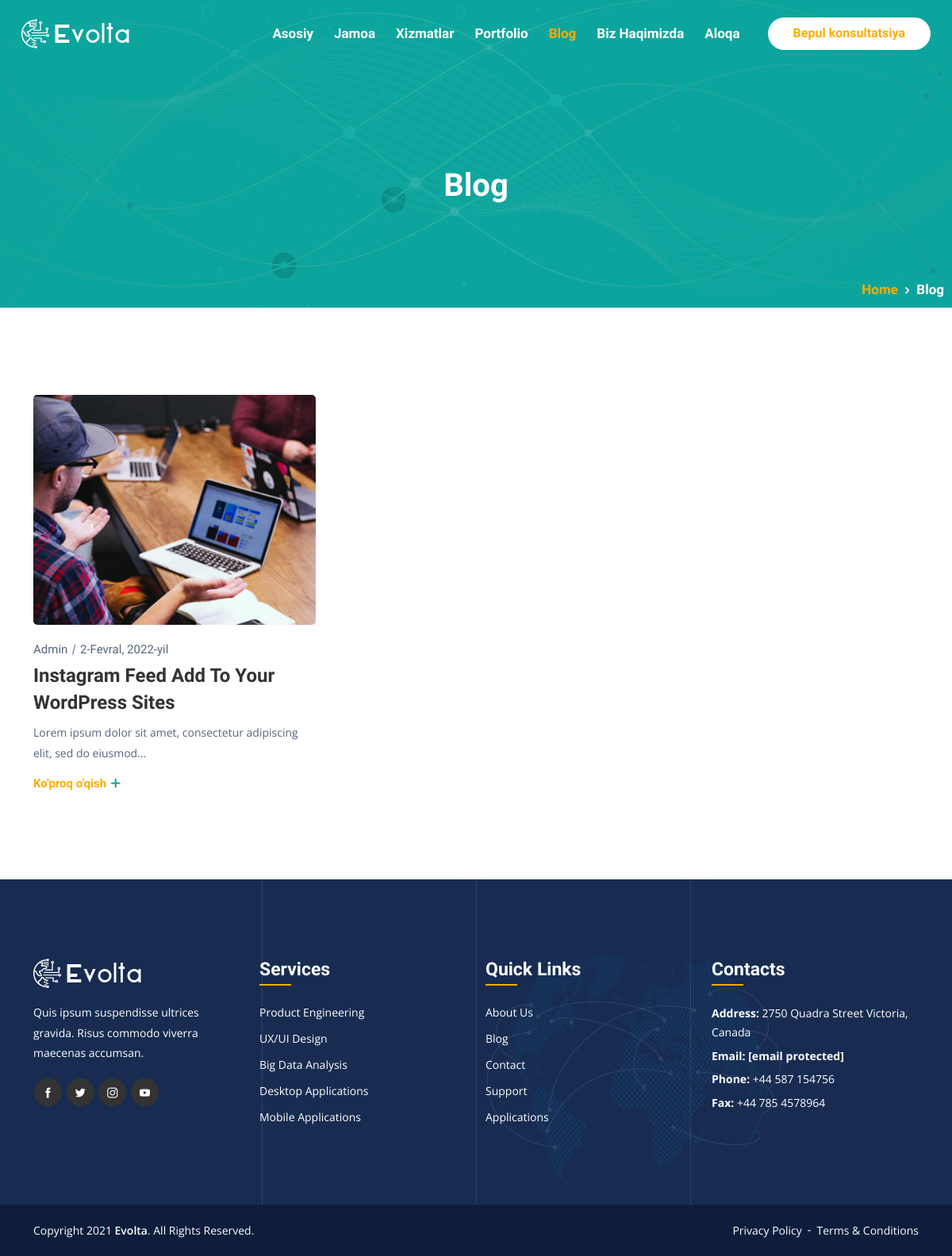
Screenshot of /blog/ with the database file from the repository.
### home/models.py (models this page shows, shortened)
class Blog(models.Model):
    title = models.TextField('Sarlavhasi', max_length=351)
    slug = models.SlugField(max_length=200, unique=True)
    description = models.TextField('Tavsifi', max_length=2000)
    orta_description = models.TextField('Orta Tekst', blank=True, max_length=3001)
    past_description = models.TextField('Pastki Tavsif:', blank=True, max_length=1000)
    paragraph_3 = models.TextField('Paragraf 3', blank=True, max_length=500)
    paragraph_4 = models.TextField('Paragraf 4', blank=True, max_length=500)
    image = models.ImageField('Rasmi', upload_to='images/')
    create_on_date = models.DateField(auto_now=True)
    create_on_time = models.TimeField(auto_now=True)
    class Meta:
        verbose_name = "Blog"
        verbose_name_plural = "Blog"
    def image_tag(self):
        return mark_safe('<img src="{}" height="50">'.format(self.image.url))
    image_tag.short_description = 'Image'

### home/views.py (the view)
# urls.py: path('blog/', views.blogview, name='blog'),
def blogview(request):
    blog_latest = Blog.objects.all().order_by('-id')[:20]
    context = {
        'blog_latest': blog_latest,
    }
    return render(request, 'blog/base.html', context)

### home/context.py (called while the page is built)
def total(request):
    total_latest = Total.objects.all().order_by('-id')[:1]
    context = {
        'total_latest': total_latest,
    }
    return context

def teamview(request):
    team_latest = Team.objects.all().order_by('-id')[:25]
    context = {
        'team_latest': team_latest,
    }
    return context

def portfolioview(request):
    portfolio_latest = Portfolio.objects.all().order_by('-id')[:25]
    context = {
        'portfolio_latest': portfolio_latest,
    }
    return context

### home/templates/blog/base.html (shortened to what this page needs)
<!doctype html>
{% load static %}
<html lang="en">
<head>
    <link rel="stylesheet" href="{% static 'assets/css/bootstrap.min.css' %}">
    <link rel="stylesheet" href="{% static 'assets/css/animate.min.css' %}">
    <link rel="stylesheet" href="{% static 'assets/css/fontawesome.min.css' %}">
    <link rel="stylesheet" href="{% static 'assets/css/boxicons.min.css' %}">
    <link rel="stylesheet" href="{% static 'assets/css/flaticon.css' %}">
    <link rel="stylesheet" href="{% static 'assets/css/owl.carousel.min.css' %}">
    <link rel="stylesheet" href="{% static 'assets/css/owl.theme.default.min.css' %}">
    <link rel="stylesheet" href="{% static 'assets/css/magnific-popup.min.css' %}">
    <link rel="stylesheet" href="{% static 'assets/css/nice-select.css' %}">
    <link rel="stylesheet" href="{% static 'assets/css/meanmenu.css' %}">
    <link rel="stylesheet" href="{% static 'assets/css/progresscircle.min.css' %}">
    <link rel="stylesheet" href="{% static 'assets/css/style.css' %}">
    <link rel="stylesheet" href="{% static 'assets/css/responsive.css' %}">
</head>
<body>
{% block header %}{% include 'components/header/blog/header.html' %}{% endblock %}
{% block index %}{% include 'blog/blog.html' %}{% endblock %}
{% block footer %}{% include 'components/footer.html' %}{% endblock %}
</body>
</html>

### home/templates/blog/blog.html
{% load static %}
<div class="page-title-area">
    <div class="container">
        <div class="page-title-content">
            <h2>Blog</h2>
            <ul>
                <li><a href="#">Home</a></li>
                <li>Blog</li>
            </ul>
        </div>
    </div>
</div>
<section class="blog-area ptb-110">
    <div class="container">
        <div class="row">
            <div class="col-lg-4 col-md-6">
                {% for rs in blog_latest %}
                <div class="single-blog-post">
                    <div class="entry-thumbnail">
                        <a href="{% url 'blog_detail' rs.id rs.slug %}"><img src="{{ rs.image.url }}" alt="image"></a>
                    </div>
                    <div class="entry-post-content">
                        <div class="entry-meta">
                            <ul>
                                <li><a href="#">Admin</a></li>
                                <li>{{ rs.create_on_date }}</li>
                            </ul>
                        </div>
                        <h3><a href="{% url 'blog_detail' rs.id rs.slug %}">{{ rs.title }}</a></h3>
                        <p>{{ rs.description }}</p>
                        <a href="{% url 'blog_detail' rs.id rs.slug %}" class="read-more-btn">Ko'proq o'qish <i class="flaticon-add-1"></i></a>
                    </div>
                </div>
                {% endfor %}
            </div>
        </div>
    </div>
</section>

### rows the page displays
Blog: image (picture), create_on_date "2-Fevral, 2022-yil", title "Instagram Feed Add To Your WordPress Sites", description "Lorem ipsum dolor sit amet, consectetur adipiscing elit, sed do eiusmod..."
